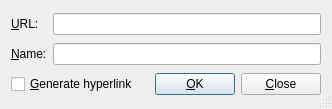
<ui version="4.0" >
 <author></author>
 <comment></comment>
 <exportmacro></exportmacro>
 <class>QURLUi</class>
 <widget class="QDialog" name="QURLUi" >
  <property name="geometry" >
   <rect>
    <x>0</x>
    <y>0</y>
    <width>332</width>
    <height>109</height>
   </rect>
  </property>
  <property name="windowTitle" >
   <string/>
  </property>
  <property name="sizeGripEnabled" >
   <bool>true</bool>
  </property>
  <layout class="QGridLayout" >
   <property name="margin" >
    <number>11</number>
   </property>
   <property name="spacing" >
    <number>6</number>
   </property>
   <item row="0" column="0" >
    <widget class="QLabel" name="urlLA" >
     <property name="toolTip" >
      <string>URL</string>
     </property>
     <property name="text" >
      <string>&amp;URL:</string>
     </property>
     <property name="buddy" >
      <cstring>urlED</cstring>
     </property>
    </widget>
   </item>
   <item row="1" column="0" >
    <widget class="QLabel" name="nameLA" >
     <property name="toolTip" >
      <string>Name associated with the URL</string>
     </property>
     <property name="text" >
      <string>&amp;Name:</string>
     </property>
     <property name="buddy" >
      <cstring>nameED</cstring>
     </property>
    </widget>
   </item>
   <item row="1" column="1" >
    <widget class="QLineEdit" name="nameED" >
     <property name="toolTip" >
      <string>Name associated with the URL</string>
     </property>
    </widget>
   </item>
   <item row="0" column="1" >
    <widget class="QLineEdit" name="urlED" >
     <property name="toolTip" >
      <string>URL</string>
     </property>
    </widget>
   </item>
   <item row="2" column="0" colspan="2" >
    <layout class="QHBoxLayout" >
     <property name="margin" >
      <number>0</number>
     </property>
     <property name="spacing" >
      <number>6</number>
     </property>
     <item>
      <widget class="QCheckBox" name="hyperlinkCB" >
       <property name="toolTip" >
        <string>Output as a hyperlink ?</string>
       </property>
       <property name="text" >
        <string>&amp;Generate hyperlink</string>
       </property>
      </widget>
     </item>
     <item>
      <spacer>
       <property name="orientation" >
        <enum>Qt::Horizontal</enum>
       </property>
       <property name="sizeType" >
        <enum>QSizePolicy::Expanding</enum>
       </property>
       <property name="sizeHint" >
        <size>
         <width>20</width>
         <height>20</height>
        </size>
       </property>
      </spacer>
     </item>
     <item>
      <widget class="QPushButton" name="okPB" >
       <property name="text" >
        <string>&amp;OK</string>
       </property>
       <property name="default" >
        <bool>true</bool>
       </property>
      </widget>
     </item>
     <item>
      <widget class="QPushButton" name="closePB" >
       <property name="text" >
        <string>&amp;Close</string>
       </property>
      </widget>
     </item>
    </layout>
   </item>
  </layout>
 </widget>
 <pixmapfunction></pixmapfunction>
 <includes>
  <include location="local" >qt_helpers.h</include>
 </includes>
 <tabstops>
  <tabstop>urlED</tabstop>
  <tabstop>nameED</tabstop>
  <tabstop>hyperlinkCB</tabstop>
  <tabstop>okPB</tabstop>
  <tabstop>closePB</tabstop>
 </tabstops>
 <resources/>
 <connections/>
</ui>
